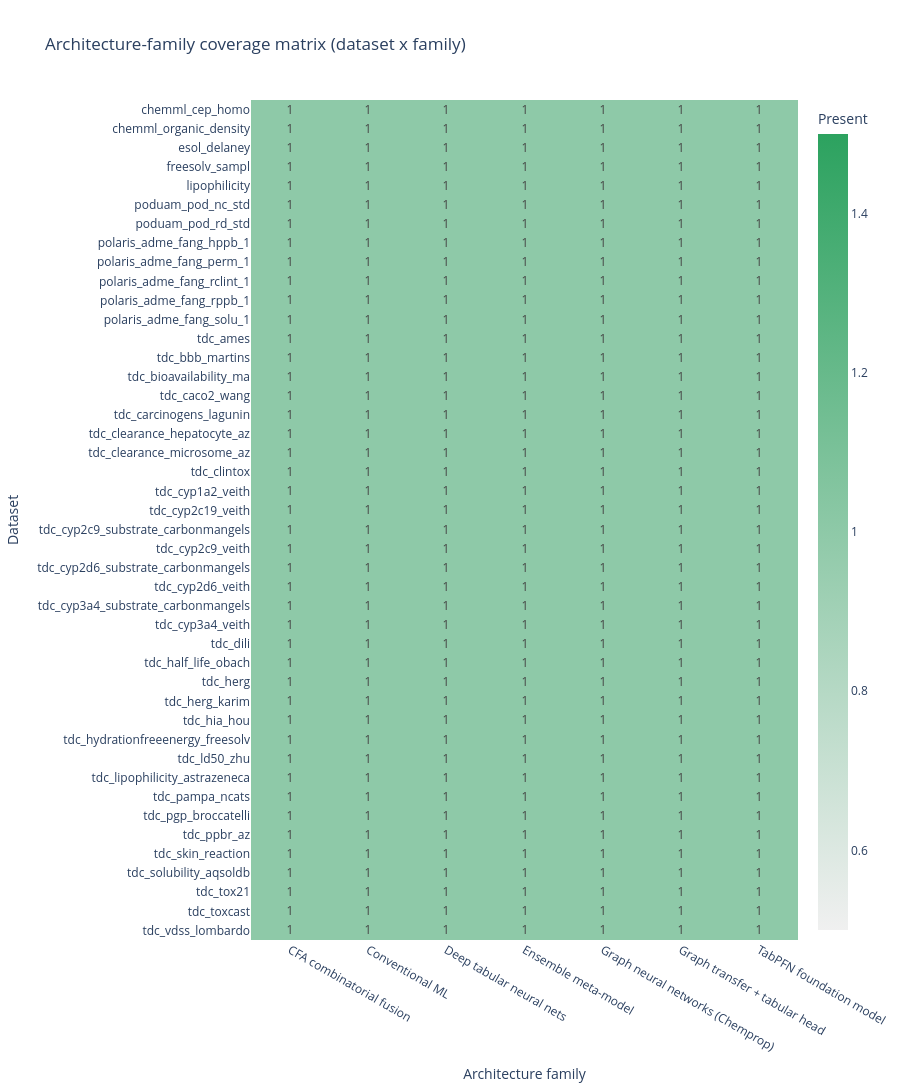

Source (notebook cell):
### Code cell
# Architecture coverage and prediction-diversity diagnostics


def classify_architecture_family(workflow_name, model_name):
    workflow_text = str(workflow_name or "").strip().lower()
    model_text = str(model_name or "").strip().lower()

    if "ensemble" in workflow_text or model_text.startswith("ensemble ("):
        return "Ensemble meta-model"
    if "cfa" in workflow_text or model_text.startswith("cfa ("):
        return "CFA combinatorial fusion"
    if "tabpfn" in workflow_text or "tabpfn" in model_text:
        return "TabPFN foundation model"
    if "chemprop" in workflow_text or "chemprop" in model_text:
        return "Graph neural networks (Chemprop)"
    if "maplight + gnn" in workflow_text or "maplight + gnn" in model_text:
        return "Graph transfer + tabular head"
    if "uni-mol" in workflow_text or "uni-mol" in model_text or "unimol" in model_text:
        return "3D foundation model"
    if "chemml deep learning" in workflow_text or "chemml" in model_text:
        return "Deep tabular neural nets"
    if "tuned conventional" in workflow_text:
        return "Tuned conventional ML"
    if "conventional" in workflow_text:
        return "Conventional ML"
    return "Other / unknown"


def classify_architecture_subfamily(model_name):
    model_text = str(model_name or "").strip().lower()
    if "cmpnn" in model_text:
        return "CMPNN"
    if "attentivefp" in model_text:
        return "AttentiveFP"
    if "d-mpnn" in model_text or "dmpnn" in model_text:
        return "D-MPNN"
    if "maplight + gnn" in model_text:
        return "MapLight + GNN"
    if model_text.startswith("cfa (") or "combinatorial fusion" in model_text:
        return "CFA fusion"
    if "tabpfn" in model_text:
        return "TabPFN"
    if "chemml mlp" in model_text:
        return "ChemML MLP"
    if "catboost" in model_text:
        return "CatBoost-family"
    if "xgboost" in model_text:
        return "XGBoost-family"
    if "random forest" in model_text:
        return "RandomForest-family"
    if "svr" in model_text:
        return "SVR"
    if "elasticnet" in model_text:
        return "ElasticNet-family"
    if model_text.startswith("ensemble ("):
        return "Stacking / averaging"
    return str(model_name or "")


coverage_source = SUMMARY_METRICS.copy()
error_col = pick_column(coverage_source.columns, ["error", "Error"])
if error_col is not None:
    coverage_source = coverage_source.loc[
        coverage_source[error_col].isna()
        | (coverage_source[error_col].astype(str).str.strip() == "")
    ].copy()

if coverage_source.empty:
    display_note("No successful model rows were available for architecture-coverage diagnostics.")
else:
    coverage_source["architecture_family"] = coverage_source.apply(
        lambda row: classify_architecture_family(row.get("workflow", ""), row.get("model", "")),
        axis=1,
    )
    coverage_source["architecture_subfamily"] = coverage_source["model"].apply(classify_architecture_subfamily)

    family_summary = (
        coverage_source.groupby("architecture_family", dropna=False)
        .agg(
            datasets=("dataset", "nunique"),
            models=("model", "nunique"),
            rows=("model", "size"),
            mean_rmse=(RMSE_COL, "mean") if RMSE_COL in coverage_source.columns else ("model", "size"),
        )
        .reset_index()
        .sort_values(["datasets", "rows"], ascending=[False, False])
    )

    display_note("### Architecture Coverage")
    display(family_summary)

    dataset_family_presence = (
        coverage_source.assign(present=1)
        .groupby(["dataset", "architecture_family"], dropna=False)["present"]
        .max()
        .unstack(fill_value=0)
        .sort_index()
    )

    coverage_fraction = dataset_family_presence.mean(axis=1).rename("coverage_fraction").reset_index()
    coverage_fraction = coverage_fraction.sort_values("coverage_fraction", ascending=False)
    display_note("### Per-dataset architecture-family coverage")
    display(coverage_fraction)

    coverage_fig = px.imshow(
        dataset_family_presence,
        aspect="auto",
        color_continuous_scale=[[0.0, "#f0f0f0"], [1.0, "#2ca25f"]],
        labels={"x": "Architecture family", "y": "Dataset", "color": "Present"},
        title="Architecture-family coverage matrix (dataset x family)",
        text_auto=True,
    )
    coverage_fig.update_layout(height=max(420, 45 * len(dataset_family_presence.index)))
    coverage_fig.show()

    if PREDICTIONS is None or PREDICTIONS.empty:
        display_note("No predictions table was found; skipping architecture-diversity diagnostics.")
    else:
        pred_df = PREDICTIONS.copy()
        dataset_col = pick_column(pred_df.columns, ["dataset", "dataset_id", "dataset_name"])
        model_col = pick_column(pred_df.columns, ["model", "Model"])
        predicted_col = pick_column(pred_df.columns, ["predicted", "prediction", "y_pred"])
        split_col = pick_column(pred_df.columns, ["split", "Split"])
        smiles_col = pick_column(pred_df.columns, ["smiles", "SMILES", "canonical_smiles"])
        row_col = pick_column(pred_df.columns, ["row_id", "Row", "index"])

        required = [dataset_col, model_col, predicted_col]
        if any(col is None for col in required):
            display_note("Predictions table is missing dataset/model/prediction columns; skipping diversity diagnostics.")
        else:
            pred_df = pred_df.rename(columns={dataset_col: "dataset", model_col: "model", predicted_col: "predicted"})
            if split_col is not None:
                pred_df = pred_df.rename(columns={split_col: "split"})
                pred_df = pred_df.loc[pred_df["split"].astype(str).str.lower() == "test"].copy()

            if smiles_col is not None:
                pred_df = pred_df.rename(columns={smiles_col: "smiles_key"})
            elif row_col is not None:
                pred_df = pred_df.rename(columns={row_col: "smiles_key"})
            else:
                pred_df["smiles_key"] = pred_df.groupby(["dataset", "model"]).cumcount().astype(str)

            pred_df["predicted"] = pd.to_numeric(pred_df["predicted"], errors="coerce")
            pred_df = pred_df.loc[pred_df["predicted"].notna()].copy()

            diversity_rows = []
            pair_rows = []
            for dataset_name, group in pred_df.groupby("dataset", sort=True):
                wide = group.pivot_table(index="smiles_key", columns="model", values="predicted", aggfunc="mean")
                if wide.shape[1] < 2:
                    continue

                corr = wide.corr(method="spearman")
                if corr.shape[0] < 2:
                    continue

                corr_values = corr.to_numpy(dtype=float)
                tri = np.triu_indices_from(corr_values, k=1)
                pair_corr = corr_values[tri]
                pair_corr = pair_corr[np.isfinite(pair_corr)]
                if pair_corr.size == 0:
                    continue

                abs_corr = np.abs(pair_corr)
                diversity_rows.append(
                    {
                        "dataset": dataset_name,
                        "models_in_pairwise_corr": int(corr.shape[0]),
                        "pair_count": int(pair_corr.size),
                        "mean_abs_spearman": float(np.mean(abs_corr)),
                        "median_abs_spearman": float(np.median(abs_corr)),
                        "max_abs_spearman": float(np.max(abs_corr)),
                        "diversity_index": float(1.0 - np.median(abs_corr)),
                    }
                )

                cols = list(corr.columns)
                for i in range(len(cols)):
                    for j in range(i + 1, len(cols)):
                        value = corr.iat[i, j]
                        if pd.isna(value):
                            continue
                        pair_rows.append(
                            {
                                "dataset": dataset_name,
                                "model_a": str(cols[i]),
                                "model_b": str(cols[j]),
                                "spearman": float(value),
                                "abs_spearman": float(abs(value)),
                            }
                        )

            if not diversity_rows:
                display_note("Prediction diversity diagnostics could not be computed (insufficient aligned test predictions).")
            else:
                diversity_df = pd.DataFrame(diversity_rows).sort_values("diversity_index", ascending=False).reset_index(drop=True)
                display_note("### Prediction Diversity Across Architectures")
                display(diversity_df)

                diversity_fig = px.bar(
                    diversity_df.sort_values("diversity_index", ascending=True),
                    x="dataset",
                    y="diversity_index",
                    hover_data=["models_in_pairwise_corr", "median_abs_spearman", "max_abs_spearman"],
                    title="Architecture diversity index by dataset (1 - median |Spearman|)",
                )
                diversity_fig.update_layout(yaxis_title="Diversity index (higher is better)", xaxis_title="Dataset")
                diversity_fig.show()

                if pair_rows:
                    pair_df = pd.DataFrame(pair_rows)
                    pair_df["pair"] = pair_df.apply(
                        lambda row: " / ".join(sorted([str(row["model_a"]), str(row["model_b"])])),
                        axis=1,
                    )
                    pair_summary = (
                        pair_df.groupby("pair", dropna=False)
                        .agg(
                            datasets=("dataset", "nunique"),
                            mean_abs_spearman=("abs_spearman", "mean"),
                            median_abs_spearman=("abs_spearman", "median"),
                            max_abs_spearman=("abs_spearman", "max"),
                        )
                        .reset_index()
                        .sort_values(["mean_abs_spearman", "datasets"], ascending=[False, False])
                    )
                    display_note("### Most redundant model pairs (cross-dataset)")
                    display(pair_summary.head(20))

### Figure 1 — Plotly figure (JSON) as saved in the notebook; plotly's stock layout.template omitted (floating-point values rounded to 4 significant figures; data arrays with more than 128 entries replaced by an {"elided": "..."} marker saying what was removed)
{"data": [{"coloraxis": "coloraxis", "hovertemplate": "Architecture family: %{x}<br>Dataset: %{y}<br>Present: %{z}<extra></extra>", "name": "0", "texttemplate": "%{z}", "type": "heatmap", "x": ["CFA combinatorial fusion", "Conventional ML", "Deep tabular neural nets", "Ensemble meta-model", "Graph neural networks (Chemprop)", "Graph transfer + tabular head", "TabPFN foundation model"], "xaxis": "x", "y": ["chemml_cep_homo", "chemml_organic_density", "esol_delaney", "freesolv_sampl", "lipophilicity", "poduam_pod_nc_std", "poduam_pod_rd_std", "polaris_adme_fang_hppb_1", "polaris_adme_fang_perm_1", "polaris_adme_fang_rclint_1", "polaris_adme_fang_rppb_1", "polaris_adme_fang_solu_1", "tdc_ames", "tdc_bbb_martins", "tdc_bioavailability_ma", "tdc_caco2_wang", "tdc_carcinogens_lagunin", "tdc_clearance_hepatocyte_az", "tdc_clearance_microsome_az", "tdc_clintox", "tdc_cyp1a2_veith", "tdc_cyp2c19_veith", "tdc_cyp2c9_substrate_carbonmangels", "tdc_cyp2c9_veith", "tdc_cyp2d6_substrate_carbonmangels", "tdc_cyp2d6_veith", "tdc_cyp3a4_substrate_carbonmangels", "tdc_cyp3a4_veith", "tdc_dili", "tdc_half_life_obach", "tdc_herg", "tdc_herg_karim", "tdc_hia_hou", "tdc_hydrationfreeenergy_freesolv", "tdc_ld50_zhu", "tdc_lipophilicity_astrazeneca", "tdc_pampa_ncats", "tdc_pgp_broccatelli", "tdc_ppbr_az", "tdc_skin_reaction", "tdc_solubility_aqsoldb", "tdc_tox21", "tdc_toxcast", "tdc_vdss_lombardo"], "yaxis": "y", "z": {"elided": "44x7 int values"}}], "layout": {"coloraxis": {"colorbar": {"title": {"text": "Present"}}, "colorscale": [[0, "#f0f0f0"], [1, "#2ca25f"]]}, "height": 1980, "title": {"text": "Architecture-family coverage matrix (dataset x family)"}, "xaxis": {"anchor": "y", "domain": [0, 1], "title": {"text": "Architecture family"}}, "yaxis": {"anchor": "x", "autorange": "reversed", "domain": [0, 1], "title": {"text": "Dataset"}}}}
